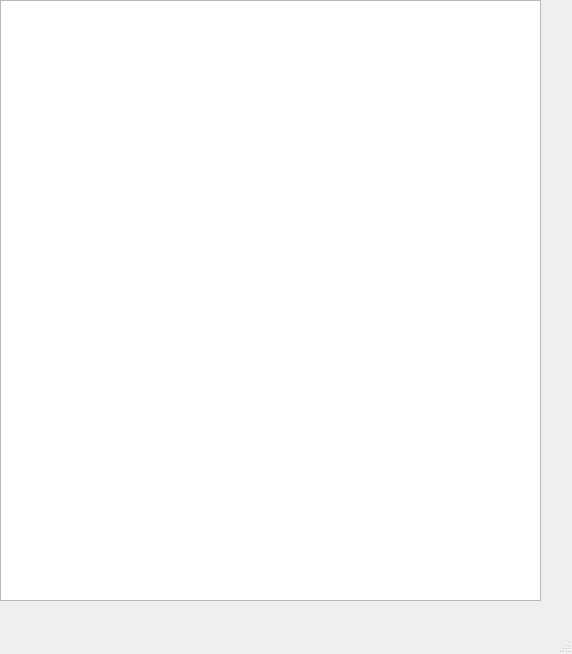
<?xml version="1.0" encoding="UTF-8"?>
<ui version="4.0">
 <class>MainWindow</class>
 <widget class="QMainWindow" name="MainWindow">
  <property name="geometry">
   <rect>
    <x>0</x>
    <y>0</y>
    <width>572</width>
    <height>654</height>
   </rect>
  </property>
  <property name="windowTitle">
   <string>MainWindow</string>
  </property>
  <widget class="QWidget" name="centralwidget">
   <widget class="QWidget" name="gridLayoutWidget">
    <property name="geometry">
     <rect>
      <x>0</x>
      <y>0</y>
      <width>541</width>
      <height>601</height>
     </rect>
    </property>
    <layout class="QGridLayout" name="gridLayout" rowstretch="0" columnstretch="0">
     <item row="0" column="0">
      <widget class="QGraphicsView" name="graphicsView">
       <property name="sizePolicy">
        <sizepolicy hsizetype="Expanding" vsizetype="Expanding">
         <horstretch>1</horstretch>
         <verstretch>1</verstretch>
        </sizepolicy>
       </property>
      </widget>
     </item>
    </layout>
   </widget>
  </widget>
  <widget class="QMenuBar" name="File">
   <property name="geometry">
    <rect>
     <x>0</x>
     <y>0</y>
     <width>572</width>
     <height>25</height>
    </rect>
   </property>
  </widget>
  <widget class="QStatusBar" name="statusbar"/>
 </widget>
 <resources/>
 <connections/>
</ui>
